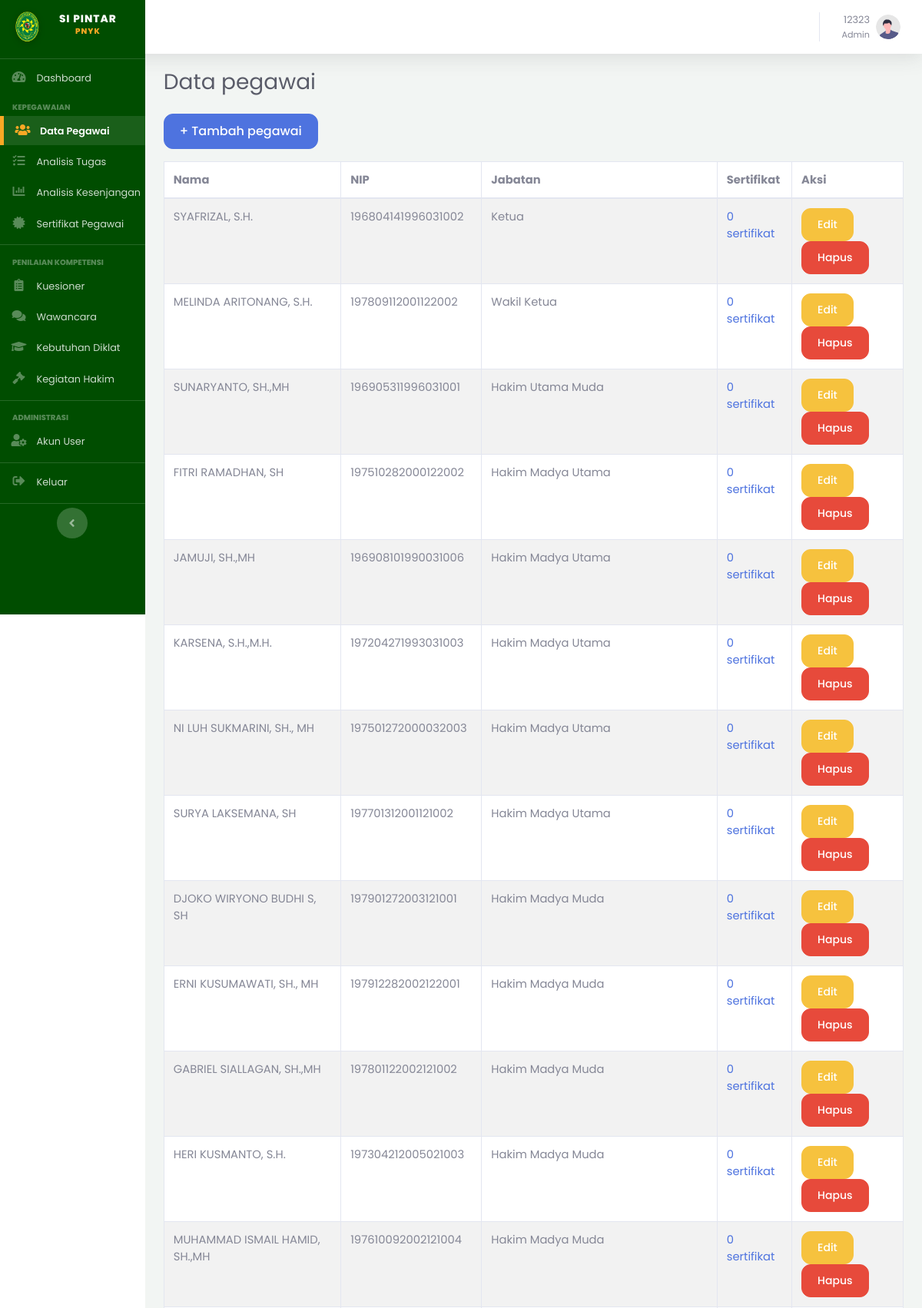
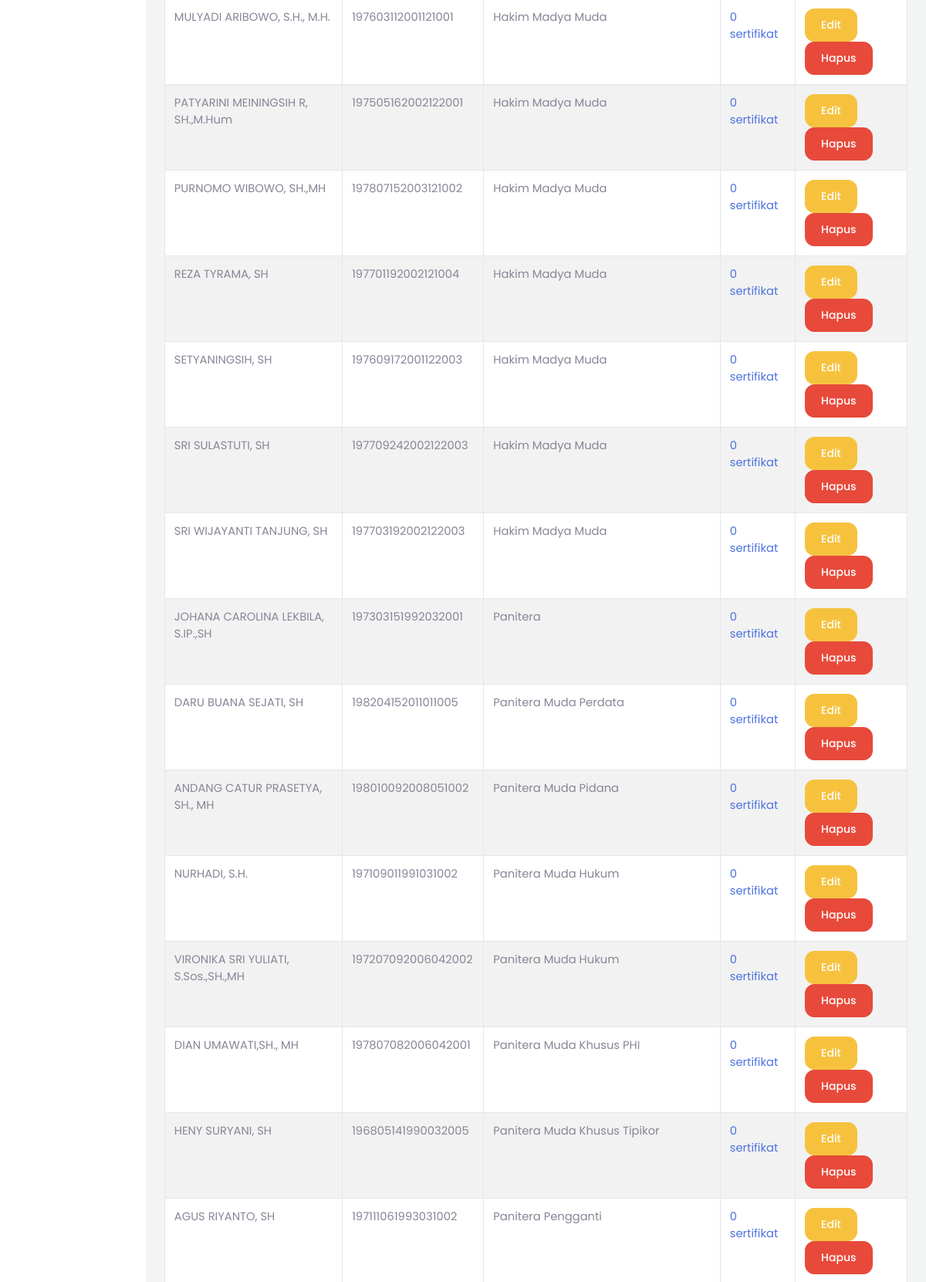
/admin/pegawai/index.php (signed in, upper part), run on the app's committed database (2 pictures, top to bottom).
### tables this page shows
CREATE TABLE `pegawai` (
  `id_pegawai` int(10) UNSIGNED NOT NULL,
  `nip` varchar(30) NOT NULL,
  `nama_lengkap` varchar(150) NOT NULL,
  `id_jabatan` int(10) UNSIGNED NOT NULL,
  `status_aktif` enum('Aktif','Non-Aktif') NOT NULL DEFAULT 'Aktif',
  `dibuat_oleh` int(10) UNSIGNED DEFAULT NULL COMMENT 'users.id_user (role Admin) yang menginput data ini',
  `created_at` timestamp NOT NULL DEFAULT current_timestamp(),
  `updated_at` timestamp NOT NULL DEFAULT current_timestamp() ON UPDATE current_timestamp()
);

CREATE TABLE `jabatan` (
  `id_jabatan` int(10) UNSIGNED NOT NULL,
  `kode_jabatan` varchar(20) NOT NULL,
  `nama_jabatan` varchar(100) NOT NULL,
  `is_penilai` tinyint(1) NOT NULL DEFAULT 0 COMMENT '1 = jabatan ini berpotensi menjadi user Penilai',
  `created_at` timestamp NOT NULL DEFAULT current_timestamp()
);

### admin/pegawai/index.php (the view, shortened to what this page needs)
<?php
$pdo = Database::getConnection();
$data = $pdo->query(
        "SELECT p.id_pegawai, p.nip, p.nama_lengkap, j.nama_jabatan,
          (SELECT COUNT(*) FROM sertifikat_pegawai s WHERE s.id_pegawai = p.id_pegawai) AS jumlah_sertifikat
     FROM pegawai p JOIN jabatan j ON p.id_jabatan = j.id_jabatan
     ORDER BY j.id_jabatan, p.nama_lengkap"
)->fetchAll();
require_once __DIR__ . '/../../includes/header.php';
?>
<a href="tambah.php" class="btn btn-primary mb-3">+ Tambah pegawai</a>
<table class="table table-bordered table-striped bg-white">
<thead><tr><th>Nama</th><th>NIP</th><th>Jabatan</th><th>Sertifikat</th><th>Aksi</th></tr></thead>
<tbody>
<?php foreach ($data as $row): ?>
<tr>
  <td><?= htmlspecialchars($row['nama_lengkap']) ?></td>
  <td><?= htmlspecialchars($row['nip']) ?></td>
  <td><?= htmlspecialchars($row['nama_jabatan']) ?></td>
  <td><a href="../sertifikat/index.php" class="text-primary"><?= (int) $row['jumlah_sertifikat'] ?> sertifikat</a></td>
  <td>
    <a href="edit.php?id=<?= $row['id_pegawai'] ?>" class="btn btn-sm btn-warning">Edit</a>
    <a href="hapus.php?id=<?= $row['id_pegawai'] ?>" class="btn btn-sm btn-danger" onclick="return confirm('Hapus pegawai ini?')">Hapus</a>
  </td>
</tr>
<?php endforeach; ?>
</tbody>
</table>
<?php require_once __DIR__ . '/../../includes/footer.php'; ?>

### assets/css/style.css (style rules this page uses)
:root { --pn-green: #006837; --pn-green-dark: #004d29; --pn-gold: #F9A825; }
body, #wrapper, h1, h2, h3, h4, h5, h6, p, span, a, div, table, input, button, select, textarea { font-family: 'Poppins', sans-serif !important; }
.btn { border-radius: 12px !important; padding: 10px 20px; font-weight: 500; box-shadow: none !important; }
.table { font-size: .92rem; }

### data on the page
pegawai: nama_lengkap "SYAFRIZAL, S.H.", nip "196804141996031002", id_jabatan.nama_jabatan "Ketua", jumlah_sertifikat "0"
pegawai: nama_lengkap "MELINDA ARITONANG, S.H.", nip "197809112001122002", id_jabatan.nama_jabatan "Wakil Ketua", jumlah_sertifikat "0"
pegawai: nama_lengkap "SUNARYANTO, SH.,MH", nip "196905311996031001", id_jabatan.nama_jabatan "Hakim Utama Muda", jumlah_sertifikat "0"
pegawai: nama_lengkap "FITRI RAMADHAN, SH", nip "197510282000122002", id_jabatan.nama_jabatan "Hakim Madya Utama", jumlah_sertifikat "0"
pegawai: nama_lengkap "JAMUJI, SH.,MH", nip "196908101990031006", id_jabatan.nama_jabatan "Hakim Madya Utama", jumlah_sertifikat "0"
pegawai: nama_lengkap "KARSENA, S.H.,M.H.", nip "197204271993031003", id_jabatan.nama_jabatan "Hakim Madya Utama", jumlah_sertifikat "0"
pegawai: nama_lengkap "NI LUH SUKMARINI, SH., MH", nip "197501272000032003", id_jabatan.nama_jabatan "Hakim Madya Utama", jumlah_sertifikat "0"
pegawai: nama_lengkap "SURYA LAKSEMANA, SH", nip "197701312001121002", id_jabatan.nama_jabatan "Hakim Madya Utama", jumlah_sertifikat "0"
pegawai: nama_lengkap "DJOKO WIRYONO BUDHI S, SH", nip "197901272003121001", id_jabatan.nama_jabatan "Hakim Madya Muda", jumlah_sertifikat "0"
pegawai: nama_lengkap "ERNI KUSUMAWATI, SH., MH", nip "197912282002122001", id_jabatan.nama_jabatan "Hakim Madya Muda", jumlah_sertifikat "0"
pegawai: nama_lengkap "GABRIEL SIALLAGAN, SH.,MH", nip "197801122002121002", id_jabatan.nama_jabatan "Hakim Madya Muda", jumlah_sertifikat "0"
pegawai: nama_lengkap "HERI KUSMANTO, S.H.", nip "197304212005021003", id_jabatan.nama_jabatan "Hakim Madya Muda", jumlah_sertifikat "0"
pegawai: nama_lengkap "MUHAMMAD ISMAIL HAMID, SH.,MH", nip "197610092002121004", id_jabatan.nama_jabatan "Hakim Madya Muda", jumlah_sertifikat "0"
pegawai: nama_lengkap "MULYADI ARIBOWO, S.H., M.H.", nip "197603112001121001", id_jabatan.nama_jabatan "Hakim Madya Muda", jumlah_sertifikat "0"
pegawai: nama_lengkap "PATYARINI MEININGSIH R, SH.,M.Hum", nip "197505162002122001", id_jabatan.nama_jabatan "Hakim Madya Muda", jumlah_sertifikat "0"
pegawai: nama_lengkap "PURNOMO WIBOWO, SH.,MH", nip "197807152003121002", id_jabatan.nama_jabatan "Hakim Madya Muda", jumlah_sertifikat "0"
pegawai: nama_lengkap "REZA TYRAMA, SH", nip "197701192002121004", id_jabatan.nama_jabatan "Hakim Madya Muda", jumlah_sertifikat "0"
pegawai: nama_lengkap "SETYANINGSIH, SH", nip "197609172001122003", id_jabatan.nama_jabatan "Hakim Madya Muda", jumlah_sertifikat "0"
pegawai: nama_lengkap "SRI SULASTUTI, SH", nip "197709242002122003", id_jabatan.nama_jabatan "Hakim Madya Muda", jumlah_sertifikat "0"
pegawai: nama_lengkap "SRI WIJAYANTI TANJUNG, SH", nip "197703192002122003", id_jabatan.nama_jabatan "Hakim Madya Muda", jumlah_sertifikat "0"
pegawai: nama_lengkap "JOHANA CAROLINA LEKBILA, S.IP.,SH", nip "197303151992032001", id_jabatan.nama_jabatan "Panitera", jumlah_sertifikat "0"
pegawai: nama_lengkap "DARU BUANA SEJATI, SH", nip "198204152011011005", id_jabatan.nama_jabatan "Panitera Muda Perdata", jumlah_sertifikat "0"
pegawai: nama_lengkap "ANDANG CATUR PRASETYA, SH., MH", nip "198010092008051002", id_jabatan.nama_jabatan "Panitera Muda Pidana", jumlah_sertifikat "0"
pegawai: nama_lengkap "NURHADI, S.H.", nip "197109011991031002", id_jabatan.nama_jabatan "Panitera Muda Hukum", jumlah_sertifikat "0"
pegawai: nama_lengkap "VIRONIKA SRI YULIATI, S.Sos.,SH.,MH", nip "197207092006042002", id_jabatan.nama_jabatan "Panitera Muda Hukum", jumlah_sertifikat "0"
pegawai: nama_lengkap "DIAN UMAWATI,SH., MH", nip "197807082006042001", id_jabatan.nama_jabatan "Panitera Muda Khusus PHI", jumlah_sertifikat "0"
pegawai: nama_lengkap "HENY SURYANI, SH", nip "196805141990032005", id_jabatan.nama_jabatan "Panitera Muda Khusus Tipikor", jumlah_sertifikat "0"
pegawai: nama_lengkap "AGUS RIYANTO, SH", nip "197111061993031002", id_jabatan.nama_jabatan "Panitera Pengganti", jumlah_sertifikat "0"

### other printed values
$user['nama'] "12323"
$user['role'] "Admin"
$pageTitle "Data pegawai"
